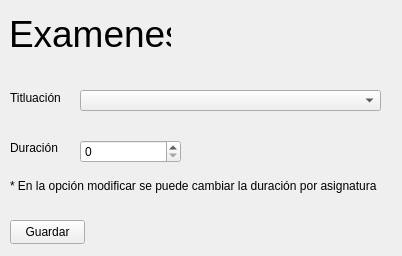
<?xml version="1.0" encoding="UTF-8"?>
<ui version="4.0">
 <class>addExamen</class>
 <widget class="QWidget" name="addExamen">
  <property name="geometry">
   <rect>
    <x>0</x>
    <y>0</y>
    <width>402</width>
    <height>256</height>
   </rect>
  </property>
  <property name="windowTitle">
   <string>añadirExamen</string>
  </property>
  <widget class="QLabel" name="Title">
   <property name="geometry">
    <rect>
     <x>9</x>
     <y>9</y>
     <width>162</width>
     <height>50</height>
    </rect>
   </property>
   <property name="font">
    <font>
     <pointsize>28</pointsize>
    </font>
   </property>
   <property name="text">
    <string>Examenes</string>
   </property>
  </widget>
  <widget class="QLabel" name="titulacion">
   <property name="geometry">
    <rect>
     <x>10</x>
     <y>90</y>
     <width>52</width>
     <height>16</height>
    </rect>
   </property>
   <property name="text">
    <string>Titluación</string>
   </property>
  </widget>
  <widget class="QComboBox" name="titulacionText">
   <property name="geometry">
    <rect>
     <x>80</x>
     <y>90</y>
     <width>301</width>
     <height>21</height>
    </rect>
   </property>
  </widget>
  <widget class="QLabel" name="duracion">
   <property name="geometry">
    <rect>
     <x>10</x>
     <y>140</y>
     <width>48</width>
     <height>16</height>
    </rect>
   </property>
   <property name="text">
    <string>Duración</string>
   </property>
  </widget>
  <widget class="QSpinBox" name="duarcionText">
   <property name="geometry">
    <rect>
     <x>80</x>
     <y>140</y>
     <width>101</width>
     <height>23</height>
    </rect>
   </property>
  </widget>
  <widget class="QPushButton" name="save">
   <property name="geometry">
    <rect>
     <x>10</x>
     <y>220</y>
     <width>75</width>
     <height>24</height>
    </rect>
   </property>
   <property name="text">
    <string>Guardar</string>
   </property>
  </widget>
  <widget class="QLabel" name="infoDuarcion">
   <property name="geometry">
    <rect>
     <x>10</x>
     <y>170</y>
     <width>371</width>
     <height>31</height>
    </rect>
   </property>
   <property name="text">
    <string>* En la opción modificar se puede cambiar la duración por asignatura</string>
   </property>
  </widget>
 </widget>
 <resources/>
 <connections/>
</ui>
